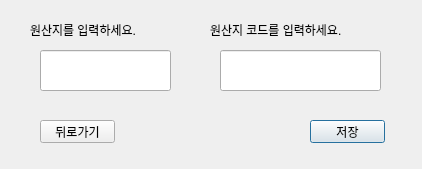
<?xml version="1.0" encoding="UTF-8"?>
<ui version="4.0">
 <class>Dialog</class>
 <widget class="QDialog" name="Dialog">
  <property name="geometry">
   <rect>
    <x>0</x>
    <y>0</y>
    <width>422</width>
    <height>169</height>
   </rect>
  </property>
  <property name="windowTitle">
   <string>Dialog</string>
  </property>
  <widget class="QPushButton" name="save">
   <property name="geometry">
    <rect>
     <x>310</x>
     <y>120</y>
     <width>75</width>
     <height>23</height>
    </rect>
   </property>
   <property name="text">
    <string>저장</string>
   </property>
  </widget>
  <widget class="QLineEdit" name="lineEdit">
   <property name="geometry">
    <rect>
     <x>40</x>
     <y>50</y>
     <width>131</width>
     <height>41</height>
    </rect>
   </property>
  </widget>
  <widget class="QLineEdit" name="lineEdit_2">
   <property name="geometry">
    <rect>
     <x>220</x>
     <y>50</y>
     <width>161</width>
     <height>41</height>
    </rect>
   </property>
  </widget>
  <widget class="QLabel" name="label">
   <property name="geometry">
    <rect>
     <x>30</x>
     <y>20</y>
     <width>161</width>
     <height>20</height>
    </rect>
   </property>
   <property name="text">
    <string>원산지를 입력하세요.</string>
   </property>
  </widget>
  <widget class="QLabel" name="label_2">
   <property name="geometry">
    <rect>
     <x>210</x>
     <y>20</y>
     <width>191</width>
     <height>20</height>
    </rect>
   </property>
   <property name="text">
    <string>원산지 코드를 입력하세요.</string>
   </property>
  </widget>
  <widget class="QPushButton" name="save_2">
   <property name="geometry">
    <rect>
     <x>40</x>
     <y>120</y>
     <width>75</width>
     <height>23</height>
    </rect>
   </property>
   <property name="text">
    <string>뒤로가기</string>
   </property>
  </widget>
 </widget>
 <resources/>
 <connections/>
</ui>
